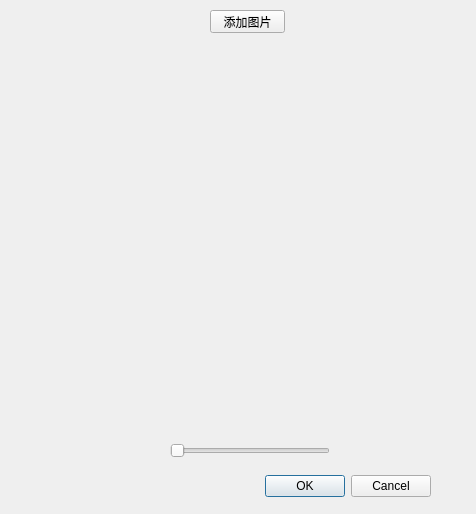
<?xml version="1.0" encoding="UTF-8"?>
<ui version="4.0">
 <class>SelectAvatarDialog</class>
 <widget class="QDialog" name="SelectAvatarDialog">
  <property name="geometry">
   <rect>
    <x>0</x>
    <y>0</y>
    <width>476</width>
    <height>514</height>
   </rect>
  </property>
  <property name="windowTitle">
   <string>选择图片</string>
  </property>
  <property name="windowIcon">
   <iconset resource="resource.qrc">
    <normaloff>:/Img/Img/blenderIcon.png</normaloff>:/Img/Img/blenderIcon.png</iconset>
  </property>
  <widget class="QDialogButtonBox" name="buttonBox">
   <property name="geometry">
    <rect>
     <x>90</x>
     <y>470</y>
     <width>341</width>
     <height>32</height>
    </rect>
   </property>
   <property name="orientation">
    <enum>Qt::Horizontal</enum>
   </property>
   <property name="standardButtons">
    <set>QDialogButtonBox::Cancel|QDialogButtonBox::Ok</set>
   </property>
  </widget>
  <widget class="QPushButton" name="pushButton">
   <property name="geometry">
    <rect>
     <x>210</x>
     <y>10</y>
     <width>75</width>
     <height>23</height>
    </rect>
   </property>
   <property name="text">
    <string>添加图片</string>
   </property>
  </widget>
  <widget class="QSlider" name="horizontalSlider">
   <property name="geometry">
    <rect>
     <x>170</x>
     <y>440</y>
     <width>160</width>
     <height>22</height>
    </rect>
   </property>
   <property name="orientation">
    <enum>Qt::Horizontal</enum>
   </property>
  </widget>
 </widget>
 <resources>
  <include location="resource.qrc"/>
 </resources>
 <connections/>
</ui>
